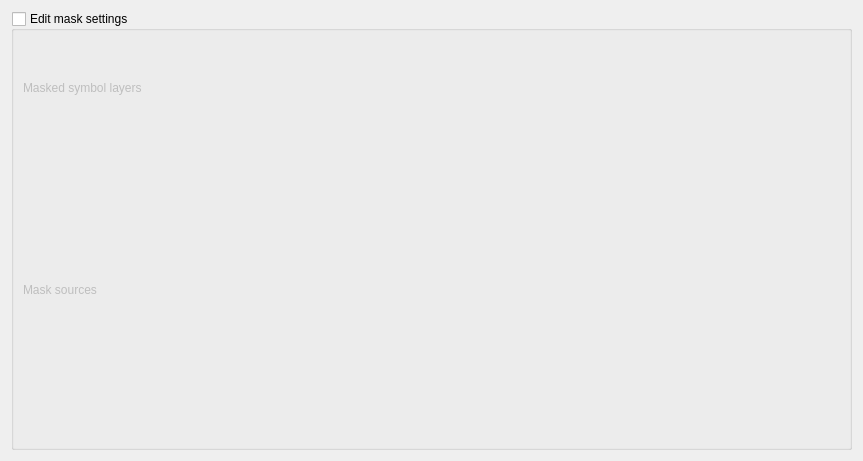
<?xml version="1.0" encoding="UTF-8"?>
<ui version="4.0">
 <class>QgsMaskingWidgetBase</class>
 <widget class="QWidget" name="QgsMaskingWidgetBase">
  <property name="geometry">
   <rect>
    <x>0</x>
    <y>0</y>
    <width>863</width>
    <height>461</height>
   </rect>
  </property>
  <property name="windowTitle">
   <string>Form</string>
  </property>
  <layout class="QVBoxLayout" name="verticalLayout_2">
   <item>
    <widget class="QGroupBox" name="mEditMaskSettingsGroup">
     <property name="title">
      <string>Edit mask settings</string>
     </property>
     <property name="checkable">
      <bool>true</bool>
     </property>
     <property name="checked">
      <bool>false</bool>
     </property>
     <layout class="QVBoxLayout" name="verticalLayout">
      <property name="leftMargin">
       <number>9</number>
      </property>
      <item>
       <widget class="QLabel" name="label">
        <property name="text">
         <string>Masked symbol layers</string>
        </property>
       </widget>
      </item>
      <item>
       <widget class="QgsSymbolLayerSelectionWidget" name="mMaskTargetsWidget" native="true"/>
      </item>
      <item>
       <widget class="QLabel" name="label_2">
        <property name="text">
         <string>Mask sources</string>
        </property>
       </widget>
      </item>
      <item>
       <widget class="QgsMaskSourceSelectionWidget" name="mMaskSourcesWidget" native="true">
        <property name="enabled">
         <bool>false</bool>
        </property>
       </widget>
      </item>
     </layout>
    </widget>
   </item>
  </layout>
 </widget>
 <customwidgets>
  <customwidget>
   <class>QgsMaskSourceSelectionWidget</class>
   <extends>QWidget</extends>
   <header>qgsmasksourceselectionwidget.h</header>
   <container>1</container>
  </customwidget>
  <customwidget>
   <class>QgsSymbolLayerSelectionWidget</class>
   <extends>QWidget</extends>
   <header>qgssymbollayerselectionwidget.h</header>
   <container>1</container>
  </customwidget>
 </customwidgets>
 <resources/>
 <connections/>
</ui>
